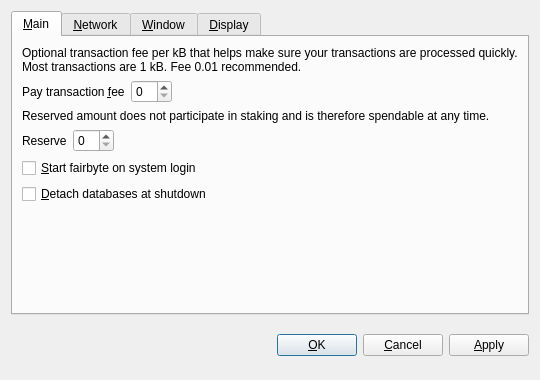
<?xml version="1.0" encoding="UTF-8"?>
<ui version="4.0">
 <class>OptionsDialog</class>
 <widget class="QDialog" name="OptionsDialog">
  <property name="geometry">
   <rect>
    <x>0</x>
    <y>0</y>
    <width>540</width>
    <height>380</height>
   </rect>
  </property>
  <property name="windowTitle">
   <string>Options</string>
  </property>
  <property name="modal">
   <bool>true</bool>
  </property>
  <layout class="QVBoxLayout" name="verticalLayout">
   <item>
    <widget class="QTabWidget" name="tabWidget">
     <property name="tabPosition">
      <enum>QTabWidget::North</enum>
     </property>
     <property name="currentIndex">
      <number>0</number>
     </property>
     <widget class="QWidget" name="tabMain">
      <attribute name="title">
       <string>&amp;Main</string>
      </attribute>
      <layout class="QVBoxLayout" name="verticalLayout_Main">
       <item>
        <widget class="QLabel" name="transactionFeeInfoLabel">
         <property name="text">
          <string>Optional transaction fee per kB that helps make sure your transactions are processed quickly. Most transactions are 1 kB. Fee 0.01 recommended.</string>
         </property>
         <property name="textFormat">
          <enum>Qt::PlainText</enum>
         </property>
         <property name="wordWrap">
          <bool>true</bool>
         </property>
        </widget>
       </item>
       <item>
        <layout class="QHBoxLayout" name="horizontalLayoutFee">
         <item>
          <widget class="QLabel" name="transactionFeeLabel">
           <property name="text">
            <string>Pay transaction &amp;fee</string>
           </property>
           <property name="textFormat">
            <enum>Qt::PlainText</enum>
           </property>
           <property name="buddy">
            <cstring>transactionFee</cstring>
           </property>
          </widget>
         </item>
         <item>
          <widget class="BitcoinAmountField" name="transactionFee"/>
         </item>
         <item>
          <spacer name="horizontalSpacerFee">
           <property name="orientation">
            <enum>Qt::Horizontal</enum>
           </property>
           <property name="sizeHint" stdset="0">
            <size>
             <width>40</width>
             <height>20</height>
            </size>
           </property>
          </spacer>
         </item>
        </layout>
       </item>
       <item>
        <widget class="QLabel" name="reserveBalanceInfoLabel">
         <property name="text">
          <string>Reserved amount does not participate in staking and is therefore spendable at any time.</string>
         </property>
         <property name="textFormat">
          <enum>Qt::PlainText</enum>
         </property>
         <property name="wordWrap">
          <bool>true</bool>
         </property>
        </widget>
       </item>
       <item>
        <layout class="QHBoxLayout" name="horizontalLayoutReserveBalance">
         <item>
          <widget class="QLabel" name="reserveBalanceLabel">
           <property name="text">
            <string>Reserve</string>
           </property>
           <property name="textFormat">
            <enum>Qt::PlainText</enum>
           </property>
           <property name="buddy">
            <cstring>reserveBalance</cstring>
           </property>
          </widget>
         </item>
         <item>
          <widget class="BitcoinAmountField" name="reserveBalance"/>
         </item>
         <item>
          <spacer name="horizontalSpacerReserveBalance">
           <property name="orientation">
            <enum>Qt::Horizontal</enum>
           </property>
           <property name="sizeHint" stdset="0">
            <size>
             <width>40</width>
             <height>20</height>
            </size>
           </property>
          </spacer>
         </item>
        </layout>
       </item>
       <item>
        <widget class="QCheckBox" name="bitcoinAtStartup">
         <property name="toolTip">
          <string>Automatically start fairbyte after logging in to the system.</string>
         </property>
         <property name="text">
          <string>&amp;Start fairbyte on system login</string>
         </property>
        </widget>
       </item>
       <item>
        <widget class="QCheckBox" name="detachDatabases">
         <property name="toolTip">
          <string>Detach block and address databases at shutdown. This means they can be moved to another data directory, but it slows down shutdown. The wallet is always detached.</string>
         </property>
         <property name="text">
          <string>&amp;Detach databases at shutdown</string>
         </property>
        </widget>
       </item>
       <item>
        <spacer name="verticalSpacer_Main">
         <property name="orientation">
          <enum>Qt::Vertical</enum>
         </property>
         <property name="sizeHint" stdset="0">
          <size>
           <width>20</width>
           <height>40</height>
          </size>
         </property>
        </spacer>
       </item>
      </layout>
     </widget>
     <widget class="QWidget" name="tabNetwork">
      <attribute name="title">
       <string>&amp;Network</string>
      </attribute>
      <layout class="QVBoxLayout" name="verticalLayout_Network">
       <item>
        <widget class="QCheckBox" name="mapPortUpnp">
         <property name="toolTip">
          <string>Automatically open the fairbyte client port on the router. This only works when your router supports UPnP and it is enabled.</string>
         </property>
         <property name="text">
          <string>Map port using &amp;UPnP</string>
         </property>
        </widget>
       </item>
       <item>
        <widget class="QCheckBox" name="connectSocks">
         <property name="toolTip">
          <string>Connect to the fairbyte network through a SOCKS proxy (e.g. when connecting through Tor).</string>
         </property>
         <property name="text">
          <string>&amp;Connect through SOCKS proxy:</string>
         </property>
        </widget>
       </item>
       <item>
        <layout class="QHBoxLayout" name="horizontalLayout_Network">
         <item>
          <widget class="QLabel" name="proxyIpLabel">
           <property name="text">
            <string>Proxy &amp;IP:</string>
           </property>
           <property name="textFormat">
            <enum>Qt::PlainText</enum>
           </property>
           <property name="buddy">
            <cstring>proxyIp</cstring>
           </property>
          </widget>
         </item>
         <item>
          <widget class="QValidatedLineEdit" name="proxyIp">
           <property name="maximumSize">
            <size>
             <width>140</width>
             <height>16777215</height>
            </size>
           </property>
           <property name="toolTip">
            <string>IP address of the proxy (e.g. 127.0.0.1)</string>
           </property>
          </widget>
         </item>
         <item>
          <widget class="QLabel" name="proxyPortLabel">
           <property name="text">
            <string>&amp;Port:</string>
           </property>
           <property name="textFormat">
            <enum>Qt::PlainText</enum>
           </property>
           <property name="buddy">
            <cstring>proxyPort</cstring>
           </property>
          </widget>
         </item>
         <item>
          <widget class="QLineEdit" name="proxyPort">
           <property name="maximumSize">
            <size>
             <width>55</width>
             <height>16777215</height>
            </size>
           </property>
           <property name="toolTip">
            <string>Port of the proxy (e.g. 9050)</string>
           </property>
          </widget>
         </item>
         <item>
          <widget class="QLabel" name="socksVersionLabel">
           <property name="text">
            <string>SOCKS &amp;Version:</string>
           </property>
           <property name="textFormat">
            <enum>Qt::PlainText</enum>
           </property>
           <property name="buddy">
            <cstring>socksVersion</cstring>
           </property>
          </widget>
         </item>
         <item>
          <widget class="QValueComboBox" name="socksVersion">
           <property name="toolTip">
            <string>SOCKS version of the proxy (e.g. 5)</string>
           </property>
          </widget>
         </item>
         <item>
          <spacer name="horizontalSpacer_Network">
           <property name="orientation">
            <enum>Qt::Horizontal</enum>
           </property>
           <property name="sizeHint" stdset="0">
            <size>
             <width>40</width>
             <height>20</height>
            </size>
           </property>
          </spacer>
         </item>
        </layout>
       </item>
       <item>
        <spacer name="verticalSpacer_Network">
         <property name="orientation">
          <enum>Qt::Vertical</enum>
         </property>
         <property name="sizeHint" stdset="0">
          <size>
           <width>20</width>
           <height>40</height>
          </size>
         </property>
        </spacer>
       </item>
      </layout>
     </widget>
     <widget class="QWidget" name="tabWindow">
      <attribute name="title">
       <string>&amp;Window</string>
      </attribute>
      <layout class="QVBoxLayout" name="verticalLayout_Window">
       <item>
        <widget class="QCheckBox" name="minimizeToTray">
         <property name="toolTip">
          <string>Show only a tray icon after minimizing the window.</string>
         </property>
         <property name="text">
          <string>&amp;Minimize to the tray instead of the taskbar</string>
         </property>
        </widget>
       </item>
       <item>
        <widget class="QCheckBox" name="minimizeOnClose">
         <property name="toolTip">
          <string>Minimize instead of exit the application when the window is closed. When this option is enabled, the application will be closed only after selecting Quit in the menu.</string>
         </property>
         <property name="text">
          <string>M&amp;inimize on close</string>
         </property>
        </widget>
       </item>
       <item>
        <spacer name="verticalSpacer_Window">
         <property name="orientation">
          <enum>Qt::Vertical</enum>
         </property>
         <property name="sizeHint" stdset="0">
          <size>
           <width>20</width>
           <height>40</height>
          </size>
         </property>
        </spacer>
       </item>
      </layout>
     </widget>
     <widget class="QWidget" name="tabDisplay">
      <attribute name="title">
       <string>&amp;Display</string>
      </attribute>
      <layout class="QVBoxLayout" name="verticalLayout_Display">
       <item>
        <layout class="QHBoxLayout" name="horizontalLayout_1_Display">
         <item>
          <widget class="QLabel" name="langLabel">
           <property name="text">
            <string>User Interface &amp;language:</string>
           </property>
           <property name="textFormat">
            <enum>Qt::PlainText</enum>
           </property>
           <property name="buddy">
            <cstring>lang</cstring>
           </property>
          </widget>
         </item>
         <item>
          <widget class="QValueComboBox" name="lang">
           <property name="toolTip">
            <string>The user interface language can be set here. This setting will take effect after restarting fairbyte.</string>
           </property>
          </widget>
         </item>
        </layout>
       </item>
       <item>
        <layout class="QHBoxLayout" name="horizontalLayout_2_Display">
         <item>
          <widget class="QLabel" name="unitLabel">
           <property name="text">
            <string>&amp;Unit to show amounts in:</string>
           </property>
           <property name="textFormat">
            <enum>Qt::PlainText</enum>
           </property>
           <property name="buddy">
            <cstring>unit</cstring>
           </property>
          </widget>
         </item>
         <item>
          <widget class="QValueComboBox" name="unit">
           <property name="toolTip">
            <string>Choose the default subdivision unit to show in the interface and when sending coins.</string>
           </property>
          </widget>
         </item>
        </layout>
       </item>
       <item>
        <widget class="QCheckBox" name="displayAddresses">
         <property name="toolTip">
          <string>Whether to show fairbyte addresses in the transaction list or not.</string>
         </property>
         <property name="text">
          <string>&amp;Display addresses in transaction list</string>
         </property>
        </widget>
       </item>
       <item>
        <widget class="QCheckBox" name="coinControlFeatures">
         <property name="toolTip">
          <string>Whether to show coin control features or not.</string>
         </property>
         <property name="text">
          <string>Display coin &amp;control features (experts only!)</string>
         </property>
        </widget>
       </item>
       <item>
        <spacer name="verticalSpacer_Display">
         <property name="orientation">
          <enum>Qt::Vertical</enum>
         </property>
         <property name="sizeHint" stdset="0">
          <size>
           <width>20</width>
           <height>40</height>
          </size>
         </property>
        </spacer>
       </item>
      </layout>
     </widget>
    </widget>
   </item>
   <item>
    <layout class="QHBoxLayout" name="horizontalLayout_Buttons">
     <item>
      <spacer name="horizontalSpacer_1">
       <property name="orientation">
        <enum>Qt::Horizontal</enum>
       </property>
       <property name="sizeHint" stdset="0">
        <size>
         <width>40</width>
         <height>48</height>
        </size>
       </property>
      </spacer>
     </item>
     <item>
      <widget class="QLabel" name="statusLabel">
       <property name="font">
        <font>
         <weight>75</weight>
         <bold>true</bold>
        </font>
       </property>
       <property name="text">
        <string/>
       </property>
       <property name="textFormat">
        <enum>Qt::PlainText</enum>
       </property>
       <property name="wordWrap">
        <bool>true</bool>
       </property>
      </widget>
     </item>
     <item>
      <spacer name="horizontalSpacer_2">
       <property name="orientation">
        <enum>Qt::Horizontal</enum>
       </property>
       <property name="sizeHint" stdset="0">
        <size>
         <width>40</width>
         <height>48</height>
        </size>
       </property>
      </spacer>
     </item>
     <item>
      <widget class="QPushButton" name="okButton">
       <property name="text">
        <string>&amp;OK</string>
       </property>
      </widget>
     </item>
     <item>
      <widget class="QPushButton" name="cancelButton">
       <property name="text">
        <string>&amp;Cancel</string>
       </property>
       <property name="autoDefault">
        <bool>false</bool>
       </property>
      </widget>
     </item>
     <item>
      <widget class="QPushButton" name="applyButton">
       <property name="text">
        <string>&amp;Apply</string>
       </property>
       <property name="autoDefault">
        <bool>false</bool>
       </property>
      </widget>
     </item>
    </layout>
   </item>
  </layout>
 </widget>
 <customwidgets>
  <customwidget>
   <class>BitcoinAmountField</class>
   <extends>QSpinBox</extends>
   <header>bitcoinamountfield.h</header>
  </customwidget>
  <customwidget>
   <class>QValueComboBox</class>
   <extends>QComboBox</extends>
   <header>qvaluecombobox.h</header>
  </customwidget>
  <customwidget>
   <class>QValidatedLineEdit</class>
   <extends>QLineEdit</extends>
   <header>qvalidatedlineedit.h</header>
  </customwidget>
 </customwidgets>
 <resources/>
 <connections/>
</ui>
